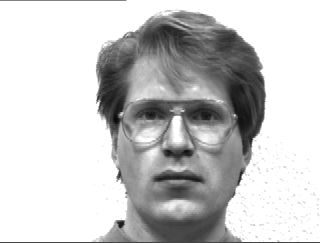
#> input picture Yale/yalefaces/subject01.glasses.gif, 320 x 243 px; its folder holds 3 pictures in this run
$ python main.py   (older library calls are emulated)
#> lines starting #> are read from the running program, lines starting #| are printed output that depends on the picture; after the words box and inside, x2 and y2 are one past the last pixel; in counts of white or black regions, pixels touching at a corner belong together
### Utility.py
import numpy as np
import os
import cv2
import random
from PIL import Image
import re

import ImageHeader

class Utility(object):

    def readGIFFile(self, filename, imgHdr = ImageHeader.ImageHeader()):
        frame = Image.open(filename).convert('L')
        npImage = np.array(frame)

        # below is for direct input into tensorflow
        # imgInput = np.true_divide(np.array(frame),255)
        frame.close()
        return npImage

    def readFileLabel(self, dirname):
        self.filelist = []
        for root, dirs, files in os.walk(dirname):
            for filename in files:
                self.filelist.append(filename)

        return self.filelist

    # [82 lines left out: functions McCallRule, McCallRuleWrap, ParetoRule, not called in this run]


    def RandomImg(self, filelist=[]):
        randomImg = []
        for ii in range(165):
            imgIndex = random.randrange(165)
            randomImg.append(filelist[imgIndex])

        return  randomImg

    def SaveImageFile(self, filepath, targetImg):
        cv2.imwrite(filepath, targetImg)


    # [49 lines left out: functions DisplayImage, SaveConfusionMatrix, SaveClassification, DisplayWithOverlay, not called in this run]

### Preprocessor.py
import  cv2
import numpy as np

class ProcessImage(object):
    def __init__(self, imgWidth, imgHeight, rawImage):
        self.a = 0
        self.b = 0
        self.c = self.a + imgWidth
        self.d = self.b + imgHeight
        self.width = imgWidth
        self.height = imgHeight
        self.image = rawImage


    def DetectFace(self):

        face_cascade = cv2.CascadeClassifier("./haar_cascade/haarcascade_frontalface_default.xml")
        self.faces = face_cascade.detectMultiScale(self.image, 1.05, 3)


        for x, y, w, h in self.faces:
            cv2.rectangle(self.image, (x, y), (x + w, y + h), (0, 255, 255), 2)
            print("x: ", x, " y: ", y, " w: ", w, " h: ",h)


        #cv2.imshow("detected face", self.image)
        #cv2.waitKey(0)
        #cv2.destroyAllWindows()

        return self.faces


    def CropImage(self):
        self.croppedImg = np.empty([self.faces[0][2], self.faces[0][3]], np.uint8)
        self.width = self.faces[0][2]
        self.height = self.faces[0][3]

        for ii in range(self.faces[0][2]):
            for jj in range(self.faces[0][3]):
                self.croppedImg[ii][jj] = self.image[ii + self.faces[0][1]][jj + self.faces[0][0]]
                #print("cropped image: ", croppedImg[ii][jj])

        #cv2.imshow("cropped image", self.croppedImg)

        return self.croppedImg

    def ScaleImage(self, targetImage, targetWidth, targetHeight):

        dimension = (targetWidth, targetHeight)

        resizedImg = cv2.resize(targetImage, dimension, interpolation=cv2.INTER_AREA)

        # cv2.imshow("resized img", resizedImg)
        # cv2.waitKey(0)
        # cv2.destroyAllWindows()

        return resizedImg

    def ApplyGaborFilter(self, targetImage):
        gabor_filter = cv2.getGaborKernel((self.width, self.height), 2.0, np.pi/8, 20.0, 0.5, 0, ktype=cv2.CV_32F)
        self.gaborImg = cv2.filter2D(targetImage, cv2.CV_8UC3, gabor_filter)

        #cv2.imshow("cropped gabor: ", self.gaborImg)

        return self.gaborImg

### main.py
import numpy as np
import cv2
from PIL import  Image
import ImageHeader
import Utility
import os
import random
from ImageSet import ImageSet
from Monolithic import NeuralNet
from Preprocessor import ProcessImage

def main():

    imgHdr = ImageHeader.ImageHeader()
    imgHdr.maxImages = 165
    imgHdr.imgWidth = 320
    imgHdr.imgHeight = 243

    ut = Utility.Utility()
    dirname = "./yale/yalefaces"
    filename = ut.readFileLabel(dirname)

    for ii in range(len(filename)):
        img = ut.readGIFFile("./Yale/yalefaces/" + filename[ii], imgHdr)
#> in readGIFFile, frame is the input picture: PIL image 320x243 L; min 8, max 255, mean 200.7
        imgprocess = ProcessImage(imgHdr.imgWidth, imgHdr.imgHeight, img)
        imgprocess.DetectFace()
#> in DetectFace, `self.faces = face_cascade.detectMultiScale(self.image, 1.05, 3)`: self.faces = [[97, 53, 160, 160]]
#> the loop in DetectFace, `for x, y, w, h in self.faces:` made 1 pass
#| x:  97  y:  53  w:  160  h:  160
#> after the loop in DetectFace, `for x, y, w, h in self.faces:`:
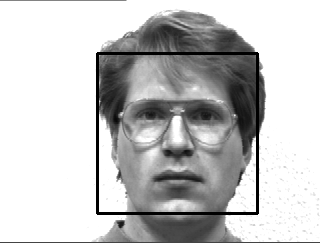
#> self.image: shape (243, 320); 2.46% of pixels changed, all inside (x1, y1, x2, y2) = (96, 52, 259, 215)
        croppedImg = imgprocess.CropImage()
#> in CropImage, `self.width = self.faces[0][2]`: self.width = 160
#> after the loop in CropImage, `for ii in range(self.faces[0][2]):`:
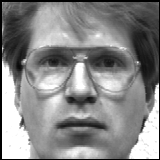
#> self.croppedImg: shape (160, 160); min 0, max 255, mean 135.4
        croppedPath = "./Yale/croppedfaces/" + filename[ii] + ".jpg"
        ut.SaveImageFile(croppedPath, croppedImg)
        scaledImg = imgprocess.ScaleImage(croppedImg, 160, 160)
        # fix background noise using otsu's adaptive threshold
        threshhold, thresholdImg = cv2.threshold(scaledImg, 0, 255, cv2.THRESH_BINARY + cv2.THRESH_OTSU)
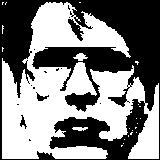
#> thresholdImg: shape (160, 160); 51.4% white; 15 black regions (12 under 20 px), largest, box (x1, y1, x2, y2) and area: (0, 0, 160, 160) 12321, (36, 92, 49, 101) 49, (20, 115, 27, 129) 41
#> threshhold = 133
        gaborImg = imgprocess.ApplyGaborFilter(thresholdImg)
#> in ApplyGaborFilter, `gabor_filter = cv2.getGaborKernel((self.width, self.height), 2.0, np.p..`:
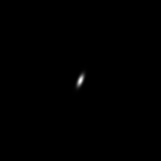
#> gabor_filter: shape (161, 161) float32; min -0.00365, max 1, mean 0.00159; drawn with min black and max white
#> in ApplyGaborFilter, `self.gaborImg = cv2.filter2D(targetImage, cv2.CV_8UC3, gabor_filter)`:
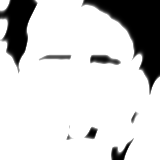
#> self.gaborImg: shape (160, 160); min 0, max 255, mean 209.8
        filePath = "./Yale/threshgaborfaces/" + filename[ii] + ".jpg"
        ut.SaveImageFile(filePath, gaborImg)
#> pass 2 of the loop in main, `for ii in range(len(filename)):`:
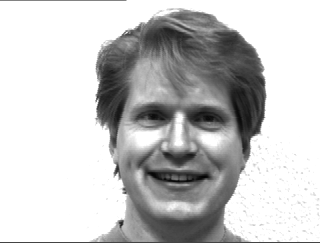
#> input picture Yale/yalefaces/subject01.happy.gif, 320 x 243 px
#> in readGIFFile, frame is the input picture: PIL image 320x243 L; min 3, max 255, mean 198.5
#> the loop in DetectFace (call 2), `for x, y, w, h in self.faces:` made 1 pass
#> (x, y, w, h) on pass 1: (98, 55, 160, 160)
#> (printed output is left out)
#> in main, `threshhold, thresholdImg = cv2.threshold(scaledImg, 0, 255, cv2.THRESH..`:
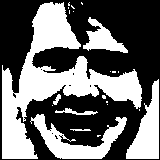
#> thresholdImg: shape (160, 160); 42.7% white; 22 white regions (15 under 20 px), largest, box (x1, y1, x2, y2) and area: (2, 2, 142, 159) 6979, (30, 114, 127, 159) 1605, (126, 79, 159, 159) 1372
#> threshhold = 140
#> in ApplyGaborFilter (call 2), `self.gaborImg = cv2.filter2D(targetImage, cv2.CV_8UC3, gabor_filter)`:
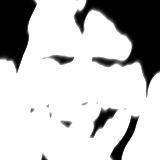
#> self.gaborImg: shape (160, 160); min 0, max 255, mean 195
#> pass 3 of the loop in main, `for ii in range(len(filename)):`:
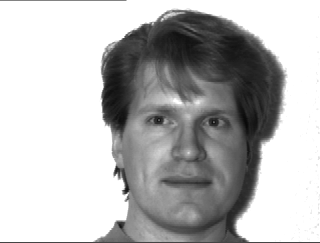
#> input picture Yale/yalefaces/subject01.gif, 320 x 243 px
#> in readGIFFile, frame is the input picture: PIL image 320x243 L; min 9, max 255, mean 184.5
#> in main, `threshhold, thresholdImg = cv2.threshold(scaledImg, 0, 255, cv2.THRESH..`:
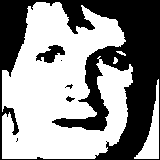
#> thresholdImg: shape (160, 160); 57.8% white; 6 black regions (3 under 20 px), largest, box (x1, y1, x2, y2) and area: (0, 0, 160, 160) 10481, (36, 45, 65, 63) 270, (66, 96, 75, 102) 29
#> threshhold = 102
#> gabor_filter: shape (151, 151) float32
#> in ApplyGaborFilter (call 3), `self.gaborImg = cv2.filter2D(targetImage, cv2.CV_8UC3, gabor_filter)`:
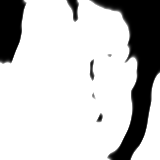
#> self.gaborImg: shape (160, 160); min 0, max 255, mean 199.3

    # print("filenames: ", filename)
    dirname = "./Yale/threshgaborfaces/"
    gaborname = ut.readFileLabel(dirname)
    # random.shuffle(gaborname)
    randomImg = ut.RandomImg(gaborname)
    file70, file20, file10 = ut.McCallRuleWrap(gaborname)
    pareto90, pareto10 = ut.ParetoRule(gaborname)


    train_images = ImageSet()
    #print(test_images.GetImageCount())
    train_images.LoadFromList(file70, 'Yale/threshgaborfaces')
    #print(test_images.GetImageCount())
    imgs = train_images.GetRandomImages(range(0, train_images.GetImageCount()),15)

    test_images = ImageSet()
    test_images.LoadFromList(file20, 'Yale/threshgaborfaces')
    testImg = test_images.GetRandomImages(range(0, test_images.GetImageCount()),15)

    save_base = os.path.join('.', 'saves')
    nt = NeuralNet(imgs['data'].shape[1],
                   train_images.GetUniqueLabelCount())

    for epoch in [1600, 1200, 800, 400]:
        matrixPath = "confusion/confusion" + str(epoch) + "-mccall30-6-threshgaborfaces.txt"
        reportPath = "classification/classreport" + str(epoch) + "-mccall30-6-threshgaborfaces.txt"
        save_path = os.path.join(save_base, f'save_{str(epoch).zfill(6)}')
        if not os.path.exists(save_path):
            os.makedirs(save_path)

        saved_path = nt.CheckNet( testImg, imgs, epoch, os.path.join(save_path, 'yale'), matrixPath, reportPath)

        print(saved_path)


    # [8 lines of commented-out code are left out]


    ut.DisplayImage(file20, "./Yale/threshgaborfaces")

    # print("Display with overlay")
    #ut.DisplayWithOverlay(file20[5], "./Yale/croppedfaces", "TARGA.tga", "./assets/logos")


if __name__ == '__main__':
#> (the run stopped early here; a loop or call above may not have finished)
